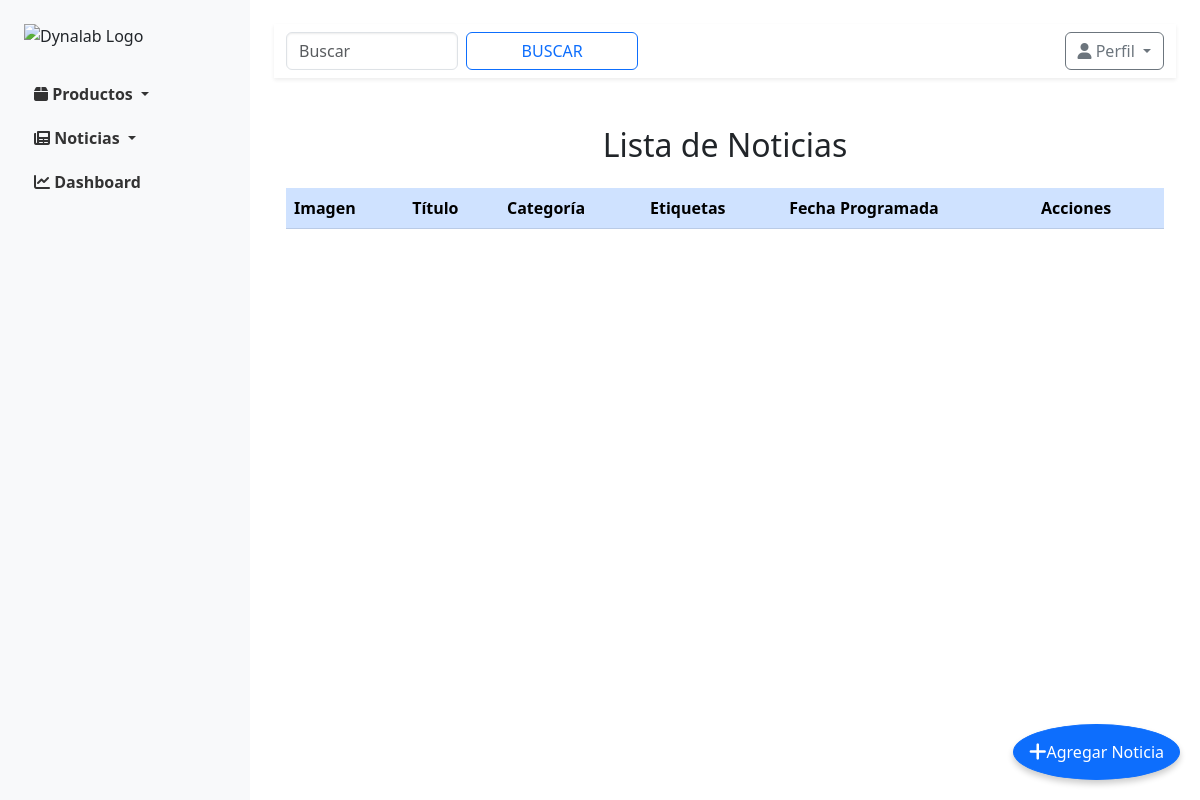
The page /news/ (signed in) on the database as committed earlier.
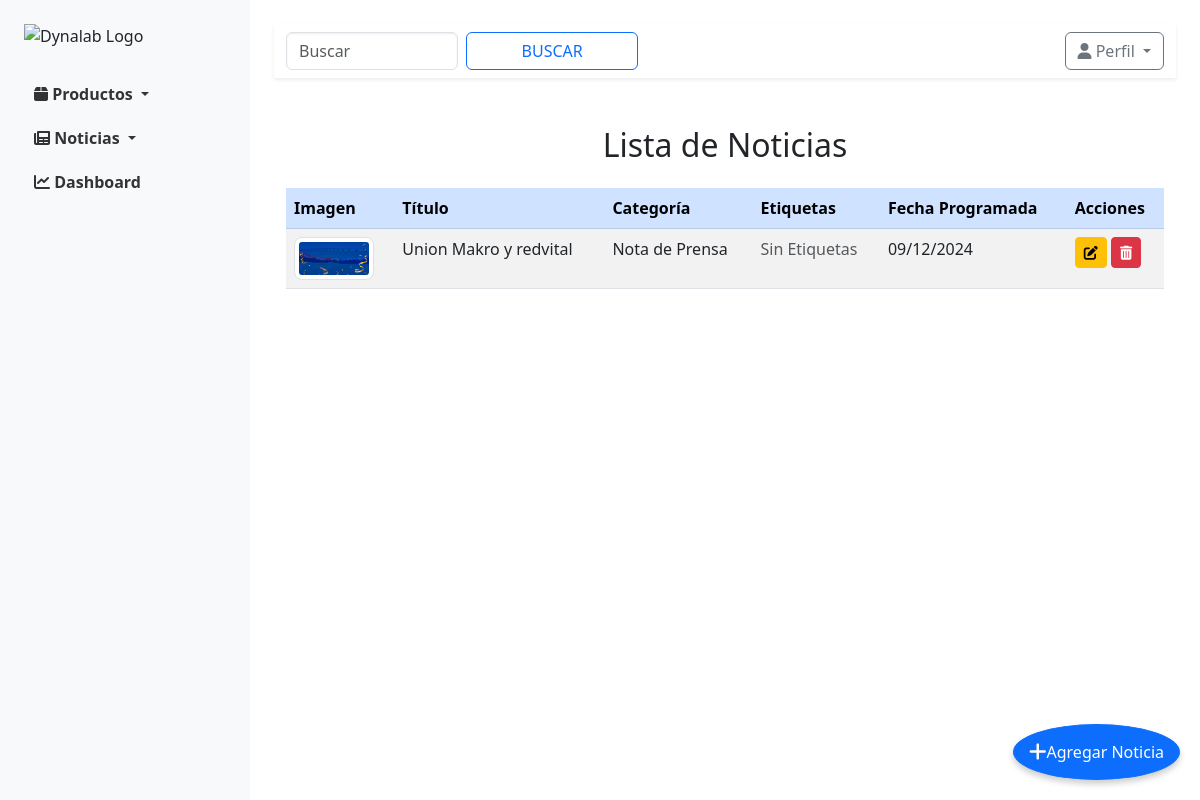
The same page on the database as committed later.
### news/models.py (models this page shows, shortened)
class News(models.Model):
    title = models.CharField(max_length=255)
    content = models.TextField()
    category = models.ForeignKey('NewsCategory', on_delete=models.CASCADE, related_name='news')  # Relación con NewsCategory
    tags = models.CharField(max_length=255, blank=True, null=True)
    scheduled_date = models.DateField()
    image = models.ImageField(upload_to='news/images/', blank=True, null=True)  # Campo para subir imagenes

class NewsCategory(models.Model):
    name = models.CharField(max_length=255)
    description = models.TextField(blank=True, null=True)

### users/middleware.py (the view)
        def wrapper_func(request, *args, **kwargs):
            if request.user.is_authenticated and request.user.role in allowed_roles:
                return view_func(request, *args, **kwargs)
            else:
                return redirect('no_permitido')  # Vista de acceso denegado

### news/views.py (called while the page is built)
@role_required(allowed_roles=['admin', 'editor'])
def lista_noticias(request):
    noticias = News.objects.all()
    return render(request, 'news/lista_noticias.html', {'noticias': noticias})

### news/templates/news/lista_noticias.html (shortened to what this page needs)
{% extends 'base.html' %}
{% block content %}
<div class="container mt-5">
    <h2 class="text-center mb-4">Lista de Noticias</h2>
    <a href="{% url 'news:crear_noticia' %}" class="btn btn-primary btn-floating">
        <i class="fas fa-plus"></i> Agregar Noticia
    </a>
    <table class="table table-striped table-hover mt-3">
        <thead class="table-primary">
            <tr>
                <th>Imagen</th>
                <th>Título</th>
                <th>Categoría</th>
                <th>Etiquetas</th>
                <th>Fecha Programada</th>
                <th>Acciones</th>
            </tr>
        </thead>
        <tbody>
            {% for noticia in noticias %}
            <tr>
                <td>
                    {% if noticia.image %}
                    <img src="{{ noticia.image.url }}" alt="{{ noticia.title }}" class="img-thumbnail" style="width: 80px; height: auto;">
                    {% else %}
                    <span class="text-muted">Sin Imagen</span>
                    {% endif %}
                </td>
                <td>{{ noticia.title }}</td>
                <td>{{ noticia.category.name }}</td>
                <td>
                    {% if noticia.tags %}
                    <span class="badge bg-info">{{ noticia.tags }}</span>
                    {% else %}
                    <span class="text-muted">Sin Etiquetas</span>
                    {% endif %}
                </td>
                <td>{{ noticia.scheduled_date|date:"d/m/Y" }}</td>
                <td>
                    <a href="{% url 'news:editar_noticia' noticia.pk %}" class="btn btn-sm btn-warning" title="Editar">
                        <i class="fas fa-edit"></i>
                    </a>
                    <a href="{% url 'news:eliminar_noticia' noticia.pk %}" class="btn btn-sm btn-danger" title="Eliminar">
                        <i class="fas fa-trash-alt"></i>
                    </a>
                </td>
            </tr>
            {% endfor %}
        </tbody>
    </table>
</div>
{% endblock %}

Rows that differ between the two databases and show on the page:
added News: image (picture), title "Union Makro y redvital", category.name "Nota de Prensa", shows "Sin Etiquetas", scheduled_date "09/12/2024"
